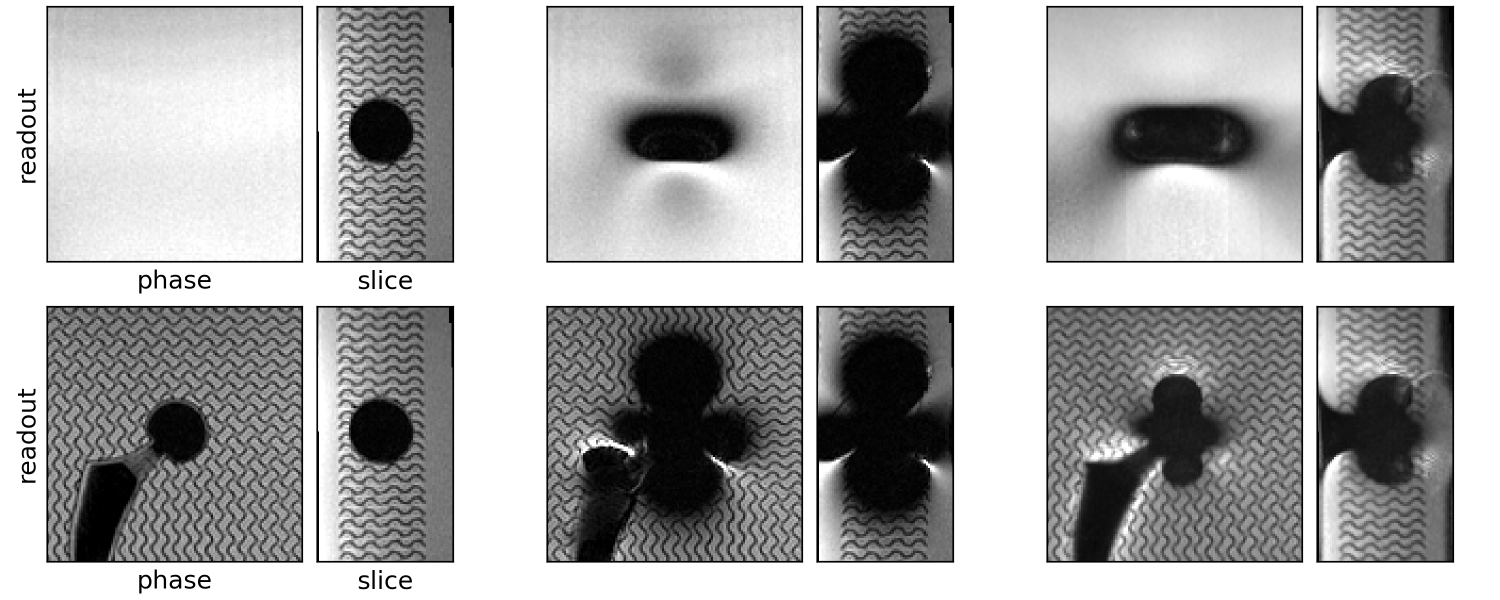
#> input picture rsl/metal-intro-lattice.png, 3000 x 1200 px (shown at 1/2 size); its folder holds only this picture in this run
$ python -i util.py   (imports and definitions only)
#> lines starting #> are read from the running program, lines starting #| are printed output that depends on the picture; after the words box and inside, x2 and y2 are one past the last pixel; in counts of white or black regions, pixels touching at a corner belong together
#> further down, picture is the input picture: shape (1200, 3000); min 0, max 255, mean 167.6
import dicom
import inspect
import json
import numpy as np
import sigpy as sp
import sys

from os import path
from pathlib import Path
from skimage import filters, morphology
from time import time

# [10 lines left out: functions load_series, load_series_from_path, not called in this run]

def equalize(images, pct=99, axis=0):
#> called with pct = 99, axis = 0
    if type(images) == np.ndarray:
        images = list(np.moveaxis(images, axis, 0))
#> images = 1200 items
        is_array = True
    else:
        is_array = False
    images = np.abs(images)
    images[0] = normalize(images[0], pct=pct)
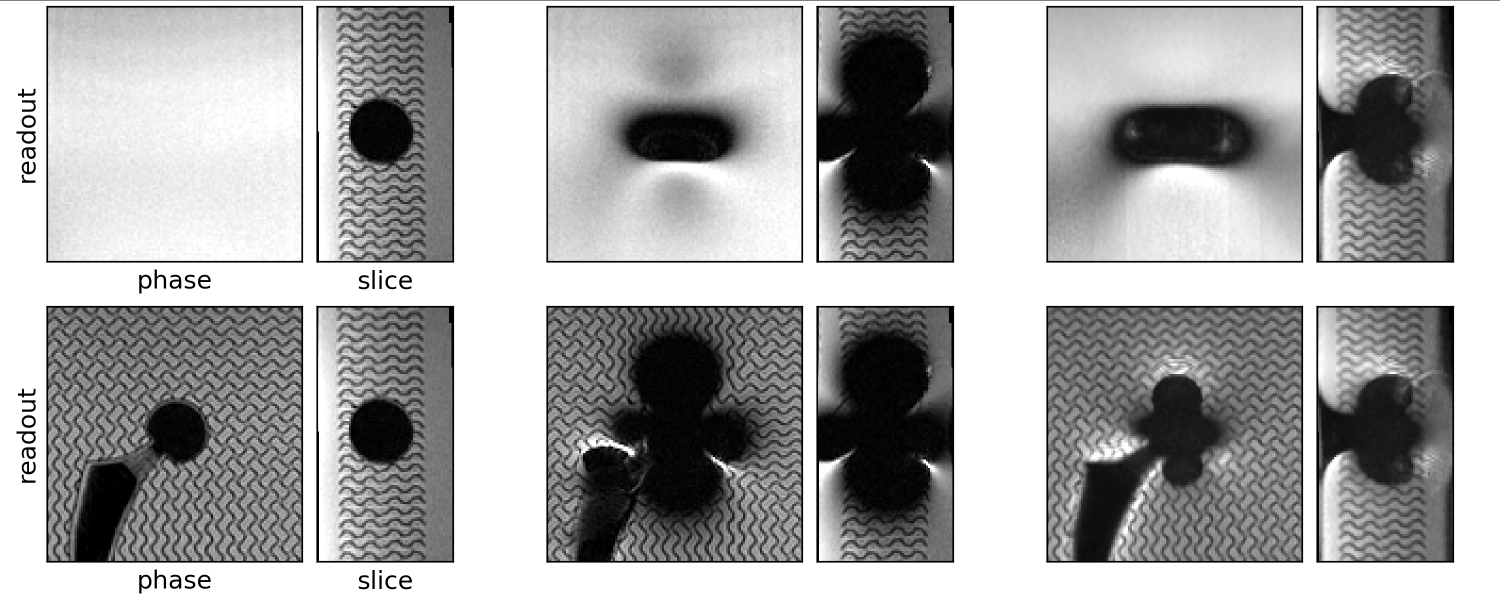
#> images: shape (1200, 3000) (shown at 1/2 size); 0.08% of pixels changed, all inside (x1, y1, x2, y2) = (0, 0, 3000, 1)
    otsu_thresholds = [filters.threshold_otsu(image) for image in images]
#> otsu_thresholds = 1200 values, max 255 at index 1, min 0 at index 12, mean 152.7
    signal_masks = [image > thresh for image, thresh in zip(images, otsu_thresholds)]
#> signal_masks = 1200 items
#> (the run stopped early here; a loop or call above may not have finished)
